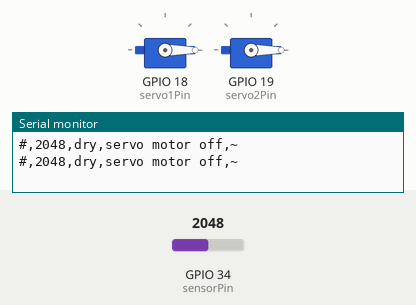
The sketch below on a simulated ESP32. Shown: 2 × servo, the last lines printed to the serial monitor. The inputs (shaded band) are chosen by the test bench; at power-on: GPIO 34 (sensorPin) = 2048.

Above: at 2.8 s.
2.9 s: GPIO 34 (sensorPin) set to 1927
At 4.8 s:
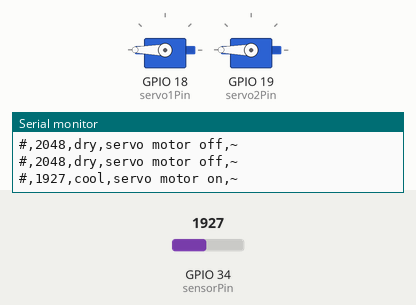
5.6 s: GPIO 34 (sensorPin) set to 2040
At 6.4 s:
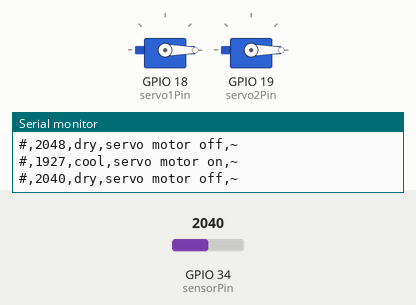
8.3 s: GPIO 34 (sensorPin) set to 1960
At 10.6 s:
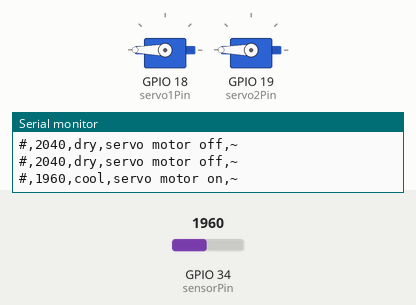
Timing chart, 0 to 12.1 s (numbered marks = the images above; inputs shaded):
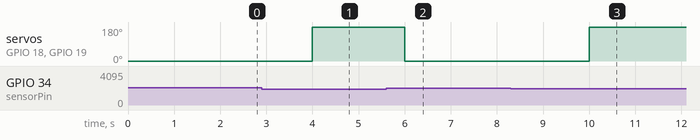

Measured:
- the behaviour switches between 2000 and 1999 on GPIO 34 (sensorPin) (found by bisection; images 0 and 1)
- after the input at 2.9 s, servo on GPIO 18 (servo1Pin), servo on GPIO 19 (servo2Pin): 0° → 180° after 1.1 s
- after the input at 5.6 s, servo on GPIO 18 (servo1Pin), servo on GPIO 19 (servo2Pin): 180° → 0° after 0.40 s
- after the input at 8.3 s, servo on GPIO 18 (servo1Pin), servo on GPIO 19 (servo2Pin): 0° → 180° after 1.7 s

The sketch:

act.ino_git.ino
```cpp
#include <ESP32Servo.h>


int sensorPin = 34;
int threshold = 2000;
int servo1Pin = 18;
int servo2Pin = 19;

Servo servo1;
Servo servo2;

String state;
String action;

void setup() {
  pinMode(sensorPin, INPUT);
  Serial.begin(9600);


  servo1.attach(servo1Pin);
  servo2.attach(servo2Pin);


  servo1.write(0);
  servo2.write(0);
}

void loop() {
  int sensorValue = analogRead(sensorPin);


  if (sensorValue < threshold) {
    state = "cool";
    action = "servo motor on";
    servo1.write(180);
    servo2.write(180);
  } else {
    state = "dry";
    action = "servo motor off";
    servo1.write(0);
    servo2.write(0);
  }

  // Output formatted data
  Serial.print("#"); // # - SOF
  Serial.print(","); // , - Separator
  Serial.print(sensorValue); // value1
  Serial.print(","); // , - Separator
  Serial.print(state); // value2
  Serial.print(","); // , - Separator
  Serial.print(action); // value3
  Serial.print(",");
  Serial.println("~"); // ~ - EOF

  delay(2000);
}
```
